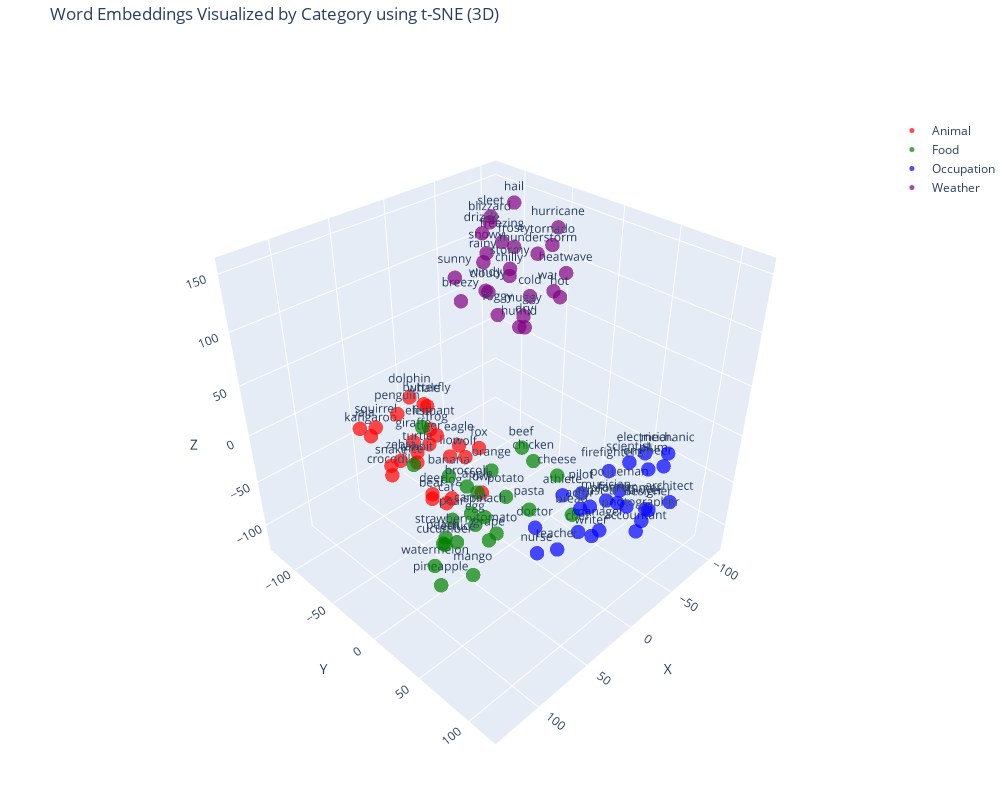

Write notebook code for a chart like this one.
### Markdown cell above
Now why and how is having a semantically rich numerical representation useful? Let's dig a little further into the "dimensionality" of this. Intuitively, these dimensions are similar to the dimensions we understand, I.E 1D, 2D, 3D, except this time were capturing multiple dimensions of the concepts and ideas and meanings within the text sequence through the machine learning model. Now the interesting part of this is that in a way these can be represented in lower dimensions that we can "see."

Let's take some different categories of words, embed them, and see what that looks like when reduced to 3 dimensions:

### Code cell
from plotly.offline import init_notebook_mode, iplot
from sklearn.manifold import TSNE
import matplotlib.pyplot as plt
import plotly.graph_objs as go
import numpy as np
import pandas as pd

df = pd.read_csv('./documents/100_embeddings.csv')

# Convert string representations of lists to numpy arrays
matrix = np.array(df['embedding'].apply(eval).tolist())

# Create a t-SNE model and transform the data
tsne = TSNE(
    n_components=3,
    perplexity=10,
    max_iter=5000,
    learning_rate='auto',
    init='pca',
    random_state=3
)
vis_dims = tsne.fit_transform(matrix)

category_colors = {
    'Animal': 'red',
    'Food': 'green',
    'Occupation': 'blue',
    'Weather': 'purple'
}

# Create traces for each category
traces = []
for category, color in category_colors.items():
    category_mask = df['Category'] == category
    category_data = vis_dims[category_mask]
    words = df['Word'][category_mask]
    
    # Create hover text with only coordinates
    hovertext = [f"X: {x:.2f}, Y: {y:.2f}, Z: {z:.2f}" 
                 for x, y, z in category_data]
    
    trace = go.Scatter3d(
        x=category_data[:, 0],
        y=category_data[:, 1],
        z=category_data[:, 2],
        mode='markers+text',
        name=category,
        marker=dict(
            size=5,
            color=color,
            opacity=0.7
        ),
        text=words,
        textposition="top center",
        hovertext=hovertext,
        hoverinfo='text',
        textfont=dict(size=12)
    )
    traces.append(trace)

# Create the layout
layout = go.Layout(
    title="Word Embeddings Visualized by Category using t-SNE (3D)",
    scene=dict(
        xaxis_title='X',
        yaxis_title='Y',
        zaxis_title='Z',
        aspectmode='cube',
        camera=dict(
            up=dict(x=0, y=0, z=1),
            center=dict(x=0, y=0, z=0),
            eye=dict(x=1.5, y=1.5, z=1.5)
        ),
    ),
    width=1000,  
    height=800,
    margin=dict(l=0, r=0, b=0, t=40),
    legend=dict(
        x=0.9,
        y=0.9,
        traceorder="normal",
        font=dict(size=12),
        bgcolor="rgba(255, 255, 255, 0.5)"
    ),
    hovermode='closest'
)

# Create the figure and display
fig = go.Figure(data=traces, layout=layout)
init_notebook_mode(connected=True)
fig.show()

### Figure 1 — Plotly figure (JSON) as saved in the notebook; plotly's stock layout.template omitted (floating-point values rounded to 4 significant figures)
{"data": [{"hoverinfo": "text", "hovertext": ["X: 48.34, Y: -14.55, Z: -50.81", "X: 43.14, Y: -26.78, Z: -68.24", "X: 6.68, Y: -85.68, Z: -43.61", "X: 28.05, Y: -37.99, Z: -32.72", "X: 27.41, Y: -62.79, Z: -34.83", "X: 14.80, Y: -98.60, Z: -60.90", "X: 33.25, Y: -93.30, Z: -68.77", "X: 39.23, Y: -85.56, Z: -7.81", "X: 47.79, Y: -125.56, Z: -42.26", "X: 50.24, Y: -107.65, Z: -38.79", "X: 14.40, Y: -100.28, Z: -11.53", "X: 1.34, Y: -98.60, Z: -25.39", "X: 76.63, Y: -3.37, Z: -24.59", "X: 27.94, Y: -20.75, Z: -22.90", "X: 28.76, Y: -4.90, Z: -3.05", "X: 66.85, Y: -30.15, Z: -10.24", "X: 64.84, Y: -17.19, Z: -36.86", "X: 63.56, Y: -81.66, Z: -6.38", "X: 35.76, Y: 4.82, Z: -39.97", "X: 3.33, Y: -54.67, Z: -45.64", "X: 71.28, Y: -55.62, Z: -26.90", "X: 64.18, Y: -64.98, Z: -47.85", "X: 53.95, Y: -45.17, Z: -16.50", "X: 44.21, Y: -33.54, Z: 2.26", "X: 25.54, Y: -65.30, Z: 4.14"], "marker": {"color": "red", "opacity": 0.7, "size": 5}, "mode": "markers+text", "name": "Animal", "text": ["dog", "cat", "elephant", "lion", "tiger", "giraffe", "zebra", "penguin", "koala", "kangaroo", "dolphin", "whale", "bear", "wolf", "fox", "rabbit", "deer", "squirrel", "owl", "eagle", "snake", "crocodile", "turtle", "frog", "butterfly"], "textfont": {"size": 12}, "textposition": "top center", "type": "scatter3d", "x": [48.34, 43.14, 6.679, 28.05, 27.41, 14.8, 33.25, 39.23, 47.79, 50.24, 14.4, 1.341, 76.63, 27.94, 28.76, 66.85, 64.84, 63.56, 35.76, 3.333, 71.28, 64.18, 53.95, 44.21, 25.54], "y": [-14.55, -26.78, -85.68, -37.99, -62.79, -98.6, -93.3, -85.56, -125.6, -107.7, -100.3, -98.6, -3.374, -20.75, -4.897, -30.15, -17.19, -81.66, 4.821, -54.67, -55.62, -64.98, -45.17, -33.54, -65.3], "z": [-50.81, -68.24, -43.61, -32.72, -34.83, -60.9, -68.77, -7.81, -42.26, -38.79, -11.53, -25.39, -24.59, -22.9, -3.046, -10.24, -36.86, -6.383, -39.97, -45.64, -26.9, -47.85, -16.5, 2.257, 4.142]}, {"hoverinfo": "text", "hovertext": ["X: 65.01, Y: 31.05, Z: -2.62", "X: 77.72, Y: 16.58, Z: 12.95", "X: 42.64, Y: 22.10, Z: -0.79", "X: 84.04, Y: 61.45, Z: -16.30", "X: 108.85, Y: 46.56, Z: -6.12", "X: 102.95, Y: 36.91, Z: -23.77", "X: 80.72, Y: 21.97, Z: -26.19", "X: 105.80, Y: 68.77, Z: -29.34", "X: 122.21, Y: 55.60, Z: -37.26", "X: 130.61, Y: 60.34, Z: -7.13", "X: 105.37, Y: 67.55, Z: 29.70", "X: 110.50, Y: 69.84, Z: 59.12", "X: 97.08, Y: 81.56, Z: 14.94", "X: 78.40, Y: 71.29, Z: 29.24", "X: 125.88, Y: 65.41, Z: 13.54", "X: 133.44, Y: 85.10, Z: 36.45", "X: 112.25, Y: 86.72, Z: 44.82", "X: 84.69, Y: -11.89, Z: 10.08", "X: 81.24, Y: 94.09, Z: 34.90", "X: 68.15, Y: 117.27, Z: 37.25", "X: 68.07, Y: 104.04, Z: 63.37", "X: 63.59, Y: 80.29, Z: 58.29", "X: 72.90, Y: 79.13, Z: 75.11", "X: 59.44, Y: -31.37, Z: 21.03", "X: 59.82, Y: 22.73, Z: -45.97"], "marker": {"color": "green", "opacity": 0.7, "size": 5}, "mode": "markers+text", "name": "Food", "text": ["apple", "banana", "orange", "grape", "strawberry", "peach", "pear", "mango", "pineapple", "watermelon", "carrot", "broccoli", "tomato", "potato", "cucumber", "lettuce", "spinach", "rice", "pasta", "bread", "cheese", "chicken", "beef", "fish", "egg"], "textfont": {"size": 12}, "textposition": "top center", "type": "scatter3d", "x": [65.01, 77.72, 42.64, 84.04, 108.8, 103.0, 80.72, 105.8, 122.2, 130.6, 105.4, 110.5, 97.08, 78.4, 125.9, 133.4, 112.2, 84.69, 81.24, 68.15, 68.07, 63.59, 72.9, 59.44, 59.82], "y": [31.05, 16.58, 22.1, 61.45, 46.56, 36.91, 21.97, 68.77, 55.6, 60.34, 67.55, 69.84, 81.56, 71.29, 65.41, 85.1, 86.72, -11.89, 94.09, 117.3, 104.0, 80.29, 79.13, -31.37, 22.73], "z": [-2.616, 12.95, -0.7929, -16.3, -6.116, -23.77, -26.19, -29.34, -37.26, -7.13, 29.7, 59.12, 14.94, 29.24, 13.54, 36.45, 44.82, 10.08, 34.9, 37.25, 63.37, 58.29, 75.11, 21.03, -45.97]}, {"hoverinfo": "text", "hovertext": ["X: -17.12, Y: 35.94, Z: -121.78", "X: -1.16, Y: 25.83, Z: -91.08", "X: -79.83, Y: 71.08, Z: -46.60", "X: -35.88, Y: 41.12, Z: -110.37", "X: -21.71, Y: 61.79, Z: -56.00", "X: -22.95, Y: 75.32, Z: -40.74", "X: -16.00, Y: 69.75, Z: -79.58", "X: -89.21, Y: 66.68, Z: -102.16", "X: 8.28, Y: 37.07, Z: -106.13", "X: -85.48, Y: 42.28, Z: -93.57", "X: -85.77, Y: 29.49, Z: -78.93", "X: -62.24, Y: 65.00, Z: -31.52", "X: -15.87, Y: 39.55, Z: -54.45", "X: -28.43, Y: 47.45, Z: -73.14", "X: -35.17, Y: 99.56, Z: -54.78", "X: -73.37, Y: 97.89, Z: -61.53", "X: -50.37, Y: 30.48, Z: -81.42", "X: -13.19, Y: 92.14, Z: -25.25", "X: -92.96, Y: 78.62, Z: -32.34", "X: -96.91, Y: 55.17, Z: -48.93", "X: -107.90, Y: 66.84, Z: -63.56", "X: -67.81, Y: 74.20, Z: -108.86", "X: -55.11, Y: 91.64, Z: -62.32", "X: -56.87, Y: 70.36, Z: -74.26", "X: -42.15, Y: 57.16, Z: -101.37"], "marker": {"color": "blue", "opacity": 0.7, "size": 5}, "mode": "markers+text", "name": "Occupation", "text": ["teacher", "doctor", "engineer", "chef", "artist", "musician", "writer", "lawyer", "nurse", "policeman", "firefighter", "scientist", "athlete", "actor", "photographer", "architect", "pilot", "farmer", "mechanic", "electrician", "plumber", "accountant", "designer", "programmer", "manager"], "textfont": {"size": 12}, "textposition": "top center", "type": "scatter3d", "x": [-17.12, -1.161, -79.83, -35.88, -21.71, -22.95, -16.0, -89.21, 8.284, -85.48, -85.77, -62.24, -15.87, -28.43, -35.17, -73.37, -50.37, -13.19, -92.96, -96.91, -107.9, -67.81, -55.11, -56.87, -42.15], "y": [35.94, 25.83, 71.08, 41.12, 61.79, 75.32, 69.75, 66.68, 37.07, 42.28, 29.49, 65.0, 39.55, 47.45, 99.56, 97.89, 30.48, 92.14, 78.62, 55.17, 66.84, 74.2, 91.64, 70.36, 57.16], "z": [-121.8, -91.08, -46.6, -110.4, -56.0, -40.74, -79.58, -102.2, -106.1, -93.57, -78.93, -31.52, -54.45, -73.14, -54.78, -61.53, -81.42, -25.25, -32.34, -48.93, -63.56, -108.9, -62.32, -74.26, -101.4]}, {"hoverinfo": "text", "hovertext": ["X: -25.19, Y: -85.58, Z: 99.50", "X: -43.19, Y: -72.97, Z: 112.07", "X: -33.85, Y: -58.26, Z: 93.45", "X: -49.66, Y: -77.38, Z: 80.20", "X: -61.90, Y: -62.88, Z: 102.51", "X: -64.57, Y: -91.33, Z: 105.58", "X: -29.18, Y: -43.54, Z: 79.81", "X: -56.57, Y: -47.13, Z: 54.07", "X: -76.87, Y: -60.24, Z: 38.48", "X: -93.66, Y: -70.79, Z: 59.17", "X: -97.74, Y: -42.04, Z: 68.45", "X: -108.95, Y: -58.85, Z: 62.86", "X: -87.67, Y: -88.31, Z: 75.20", "X: -97.86, Y: -107.08, Z: 98.47", "X: -35.56, Y: -90.71, Z: 70.11", "X: -73.85, Y: -45.74, Z: 118.78", "X: -77.11, Y: -73.96, Z: 154.63", "X: -66.28, Y: -88.10, Z: 140.78", "X: -45.84, Y: -76.85, Z: 136.40", "X: -91.40, Y: -41.40, Z: 138.28", "X: -73.14, Y: -30.66, Z: 132.57", "X: -81.60, Y: -104.79, Z: 124.35", "X: -97.38, Y: -36.63, Z: 94.75", "X: -92.82, Y: -88.53, Z: 102.41", "X: -51.41, Y: -38.05, Z: 71.10"], "marker": {"color": "purple", "opacity": 0.7, "size": 5}, "mode": "markers+text", "name": "Weather", "text": ["sunny", "rainy", "cloudy", "windy", "stormy", "snowy", "foggy", "humid", "dry", "cold", "hot", "warm", "chilly", "freezing", "breezy", "thunderstorm", "hail", "sleet", "drizzle", "hurricane", "tornado", "blizzard", "heatwave", "frosty", "muggy"], "textfont": {"size": 12}, "textposition": "top center", "type": "scatter3d", "x": [-25.19, -43.19, -33.85, -49.66, -61.9, -64.57, -29.18, -56.57, -76.87, -93.66, -97.74, -108.9, -87.67, -97.86, -35.56, -73.85, -77.11, -66.28, -45.84, -91.4, -73.14, -81.6, -97.38, -92.82, -51.41], "y": [-85.58, -72.97, -58.26, -77.38, -62.88, -91.33, -43.54, -47.13, -60.24, -70.79, -42.04, -58.85, -88.31, -107.1, -90.71, -45.74, -73.96, -88.1, -76.85, -41.4, -30.66, -104.8, -36.63, -88.53, -38.05], "z": [99.5, 112.1, 93.45, 80.2, 102.5, 105.6, 79.81, 54.07, 38.48, 59.17, 68.45, 62.86, 75.2, 98.47, 70.11, 118.8, 154.6, 140.8, 136.4, 138.3, 132.6, 124.4, 94.75, 102.4, 71.1]}], "layout": {"height": 800, "hovermode": "closest", "legend": {"bgcolor": "rgba(255, 255, 255, 0.5)", "font": {"size": 12}, "traceorder": "normal", "x": 0.9, "y": 0.9}, "margin": {"b": 0, "l": 0, "r": 0, "t": 40}, "scene": {"aspectmode": "cube", "camera": {"center": {"x": 0, "y": 0, "z": 0}, "eye": {"x": 1.5, "y": 1.5, "z": 1.5}, "up": {"x": 0, "y": 0, "z": 1}}, "xaxis": {"title": {"text": "X"}}, "yaxis": {"title": {"text": "Y"}}, "zaxis": {"title": {"text": "Z"}}}, "title": {"text": "Word Embeddings Visualized by Category using t-SNE (3D)"}, "width": 1000}}
